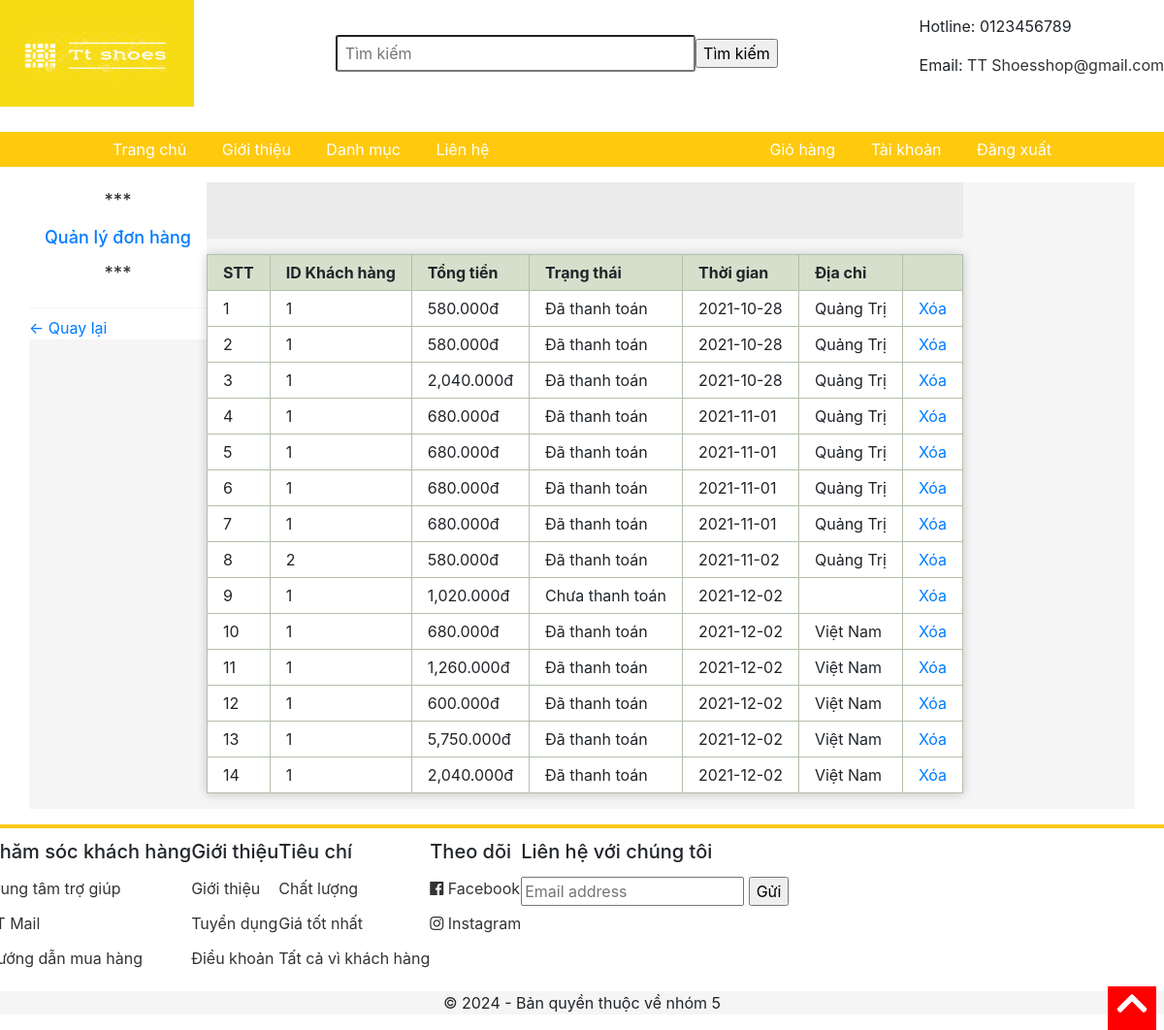
Page /donhang/quanlydh.php (signed in) on the committed database.
### tables this page shows
CREATE TABLE `donhang` (
  `id` int(11) NOT NULL,
  `iduser` int(100) NOT NULL,
  `tongtien` int(100) NOT NULL,
  `trangthai` varchar(100) NOT NULL,
  `ngaymua` date NOT NULL,
  `diachi` varchar(100) NOT NULL
);

### donhang/quanlydh.php (the view, shortened to what this page needs)
<html>
<head>
	<link rel="stylesheet" type="text/css" href="../css/grid.css">
	<link rel="stylesheet" type="text/css" href="../css/responsive.css">
	<link rel="stylesheet" type="text/css" href="../main.css">
	<link rel="stylesheet" href="https://use.fontawesome.com/releases/v5.7.0/css/all.css">
	<link rel="stylesheet" href="https://maxcdn.bootstrapcdn.com/bootstrap/4.5.2/css/bootstrap.min.css">
</head>
<body>
<form action="timkiem.php" method="POST">
	<div class="app">
		<div class="header">
			<div class="grid wide">
				<div class="header-main">
					<div class="logo">
						<a href="../index.php"><img src="../img/logo.png" width="200" height="110"></a>
					</div>
					<div class="search">
						<input type="text" name="s" class="search-bar" placeholder="Tìm kiếm">
						<input type="submit" value="Tìm kiếm">
					</div>
					<div class="contact">
						<p>Hotline: 0123456789</p>
						<p>Email: <a href="mailto:TT Shoesshop@gmail.com" style="color: #333;">TT Shoesshop@gmail.com</a></p>
					</div>
				</div>
			</div>
		</div>
		</form>
		<div class="navigation-bar">
			<ul class="navbar-list">
				<li class="navbar-item"><a href="index.php" class="navbar-link">Trang chủ</a></li>
				<li class="navbar-item"><a href="./pages/gioithieu.php" class="navbar-link">Giới thiệu</a></li>
				<li class="navbar-item navbar-item-category">
					<a href="" class="navbar-link">Danh mục</a>
				</li>
				<li class="navbar-item"><a href="../pages/lienhe.php" class="navbar-link">Liên hệ</a></li>
			</ul>
			<ul class="navbar-list">
				<li class="navbar-item"><a href="../pages/giohang.php" class="navbar-link">Giỏ hàng</a></li>
				<li class="navbar-item"><a href="../taikhoan.php" class="navbar-link">Tài khoản</a></li>
				<li class="navbar-item"><a href="../pages/dangxuat.php" class="navbar-link">Đăng xuất</a></li>
			</ul>
		</div>
		<div class="container">
			<div class="grid wide">
				<div class="row sm-gutter grid-content">
					<div class="column l-2 me-0 s-0">
						<nav class="category">
							<h3 class="category-heading">
								<p align="center">***</p>
								<a href="" >Quản lý đơn hàng</a>
								<p align="center">***</p>
							</h3>
							<ul class="category-list">
								<li class="category-item category-item--active">
									<a href="../admin.php" ><- Quay lại </a>
								</li>
							</ul>
						</nav>
					</div>
					<div class="column l-10 me-12 s-12">
						<div class="home-filter">
							<button class="home-filter-btn btn"></button>
							<button class="home-filter-btn btn btn--active"></button>
							<button class="home-filter-btn btn"></button>
						</div>
<div class="page">
<table class="layout display responsive-table">
<thead>
<tr>
	<th>STT</th>
	<th >ID Khách hàng</th>
	<th >Tổng tiền</th>
	<th >Trạng thái</th>
	<th >Thời gian</th>
	<th >Địa chỉ</th>
	<th colspan="2"></th>
</tr>
</thead>
<tbody>
<?php
			$conn =	mysqli_connect("localhost", "root", "", "dacs2");
			$sql= "SELECT * FROM donhang ";
			$ketqua = mysqli_query($conn, $sql);
			$stt = 1;
			while ($row = mysqli_fetch_array($ketqua)) {
				echo "<tr>";
				echo "<td>".$stt."</td>";
				echo "<td>".$row['iduser']."</td>";
                echo "<td>".number_format($row['tongtien'],3)."đ</td>";
				echo "<td>".$row['trangthai']."</td>";
				echo "<td>".$row['ngaymua']."</td>";
                echo "<td>".$row['diachi']."</td>";
				echo '<td><a href=" xoadh.php?id= '.$row['id'].'">Xóa</a></td>';
				echo "</tr>";
				$stt++;
			}
		?>
</tbody>
</table>
</div>
								</div>
								</div>
							</div>
						</div>
		<div class="footer">
			<div class="grid wide">
				<div class="row">
					<div class="column l-2-4 me-4 s-6">
						<h3 class="footer__heading">Chăm sóc khách hàng</h3>
						<ul class="footer-list">
							<li class="footer-item">
								<a href="" class="footer-item-link">Trung tâm trợ giúp</a>
							</li>
							<li class="footer-item">
								<a href="" class="footer-item-link">TT Mail</a>
							</li>
							<li class="footer-item">
								<a href="" class="footer-item-link">Hướng dẫn mua hàng</a>
							</li>
						</ul>
					</div>
					<div class="column l-2-4 me-4 s-6">
						<h3 class="footer__heading">Giới thiệu</h3>
						<ul class="footer-list">
							<li class="footer-item">
								<a href="" class="footer-item-link">Giới thiệu</a>
							</li>
							<li class="footer-item">
								<a href="" class="footer-item-link">Tuyển dụng</a>
							</li>
							<li class="footer-item">
								<a href="" class="footer-item-link">Điều khoản</a>
							</li>
						</ul>
					</div>
					<div class="column l-2-4 me-4 s-6">
						<h3 class="footer__heading">Tiêu chí</h3>
						<ul class="footer-list">
							<li class="footer-item">
								<a  class="footer-item-link">Chất lượng</a>
							</li>
							<li class="footer-item">
								<a  class="footer-item-link">Giá tốt nhất</a>
							</li>
							<li class="footer-item">
								<a  class="footer-item-link">Tất cả vì khách hàng</a>
							</li>
						</ul>
					</div>
					<div class="column l-2-4 me-4 s-6">
						<h3 class="footer__heading">Theo dõi</h3>
						<ul class="footer-list">
							<li class="footer-item">
								<a href="" class="footer-item-link">
									<i class="fab fa-facebook"></i>
									Facebook
								</a>
							</li>
							<li class="footer-item">
								<a href="" class="footer-item-link">
									<i class="fab fa-instagram"></i>
									Instagram
								</a>
							</li>
						</ul>
					</div>
					<div class="column l-2-4 me-4 s-6">
						<h3 class="footer__heading">Liên hệ với chúng tôi</h3>
						<input class="footer__input" type="text" placeholder="Email address">
						<input type="submit" value="Gửi">
					</div>
				</div>
			</div>
			<div class="footer__bottom">
				<div class="grid wide">
					<p>© 2024 - Bản quyền thuộc về nhóm 5</p>
				</div>
			</div>
		</div>
		<div class="scroll-to-top" onclick="scrollToTop();">
			<i class="scroll-to-top-icon fas fa-chevron-up"></i>
		</div>
</body>
</html>

### main.css (style rules this page uses)
* { box-sizing: border-box; }
body { margin: 0; font-family: "Helvetica Neue", Helvetica, Arial; }
.header-main { display: flex; justify-content: space-between; align-items: center; }
.header { background-color: white; height: 120px; }
.search { display: flex; align-items: center; width: 38%; }
.search-bar { width: 100%; height: 38px; padding: 0 8px; border-radius: 3px; color: #333; font-size: 16px; }
.navigation-bar { background-color: #ffc90e; margin: 0 auto; display: flex; justify-content: space-between; align-items: center; }
.navbar-list { list-style: none; padding-left: 0; margin: 0 100px; }
.navbar-item, .navbar-link { display: inline-flex; }
.navbar-link { color: white; padding: 6px 16px; text-decoration: none; }
.navbar-item-category { position: relative; }
.container { width: 100%; margin: 0; background-color: #F5F5F5; }
.category { background-color: white; border-radius: 3px; }
.category-heading { color: #333; padding: 8px 16px; font-size: 18px; margin-top: 0; border-bottom: 1px solid #f5f5f5; }
.category-list { list-style: none; padding-left: 0; }
.btn { width: 90px; height: 34px; text-decoration: none; border: none; display: inline-flex; border-radius: 2px; outline: none; cursor: pointer; align-items: center; justify-content: center; background-color: white; color: #333; border:none; }
.home-filter { background-color: rgba(0, 0, 0, 0.04); display: flex; align-items: center; padding: 12px 22px; border-radius: 2px; }
.home-filter-btn { margin-right: 12px; }
.page { display: flex; align-items: center; }
.page { display: flex; align-items: center; margin-left: auto; }
.footer { border-top: 4px solid #ffc90e; padding-top: 12px; }
.footer__heading { font-size: 20px; }
.footer-list { padding-left: 0; list-style: none; }
.footer-item-link { text-decoration: none; color: #333; padding: 6px 0; display: block; }
.footer__input { margin: 6px 0; width: 230px; }
.footer__bottom { background-color: #f5f5f5; text-align: center; }
.scroll-to-top { position: fixed; bottom: 0; right: 8px; z-index: 1999; cursor: pointer; }
.scroll-to-top-icon { font-size: 36px; color: white; background-color: red; width: 50px; height: 45px; text-align: center; }

### donhang/quanlydh.php (style rules this page uses)
.page { max-width: 60em; margin: 0 auto; }
table th, table td { text-align: left; }
table.layout { width: 100%; border-collapse: collapse; }
table.display { margin: 1em 0; }
table.display th, table.display td { border: 1px solid #B3BFAA; padding: .5em 1em; }
table.display th { background: #D5E0CC; }
table.display td { background: #fff; }
table.responsive-table { box-shadow: 0 1px 10px rgba(0, 0, 0, 0.2); }

### rows in the picture
donhang: iduser "1", tongtien "580.000", trangthai "Đã thanh toán", ngaymua "2021-10-28", diachi "Quảng Trị"
donhang: iduser "1", tongtien "580.000", trangthai "Đã thanh toán", ngaymua "2021-10-28", diachi "Quảng Trị"
donhang: iduser "1", tongtien "2,040.000", trangthai "Đã thanh toán", ngaymua "2021-10-28", diachi "Quảng Trị"
donhang: iduser "1", tongtien "680.000", trangthai "Đã thanh toán", ngaymua "2021-11-01", diachi "Quảng Trị"
donhang: iduser "1", tongtien "680.000", trangthai "Đã thanh toán", ngaymua "2021-11-01", diachi "Quảng Trị"
donhang: iduser "1", tongtien "680.000", trangthai "Đã thanh toán", ngaymua "2021-11-01", diachi "Quảng Trị"
donhang: iduser "1", tongtien "680.000", trangthai "Đã thanh toán", ngaymua "2021-11-01", diachi "Quảng Trị"
donhang: iduser "2", tongtien "580.000", trangthai "Đã thanh toán", ngaymua "2021-11-02", diachi "Quảng Trị"
donhang: iduser "1", tongtien "1,020.000", trangthai "Chưa thanh toán", ngaymua "2021-12-02"
donhang: iduser "1", tongtien "680.000", trangthai "Đã thanh toán", ngaymua "2021-12-02", diachi "Việt Nam"
donhang: iduser "1", tongtien "1,260.000", trangthai "Đã thanh toán", ngaymua "2021-12-02", diachi "Việt Nam"
donhang: iduser "1", tongtien "600.000", trangthai "Đã thanh toán", ngaymua "2021-12-02", diachi "Việt Nam"
donhang: iduser "1", tongtien "5,750.000", trangthai "Đã thanh toán", ngaymua "2021-12-02", diachi "Việt Nam"
donhang: iduser "1", tongtien "2,040.000", trangthai "Đã thanh toán", ngaymua "2021-12-02", diachi "Việt Nam"
